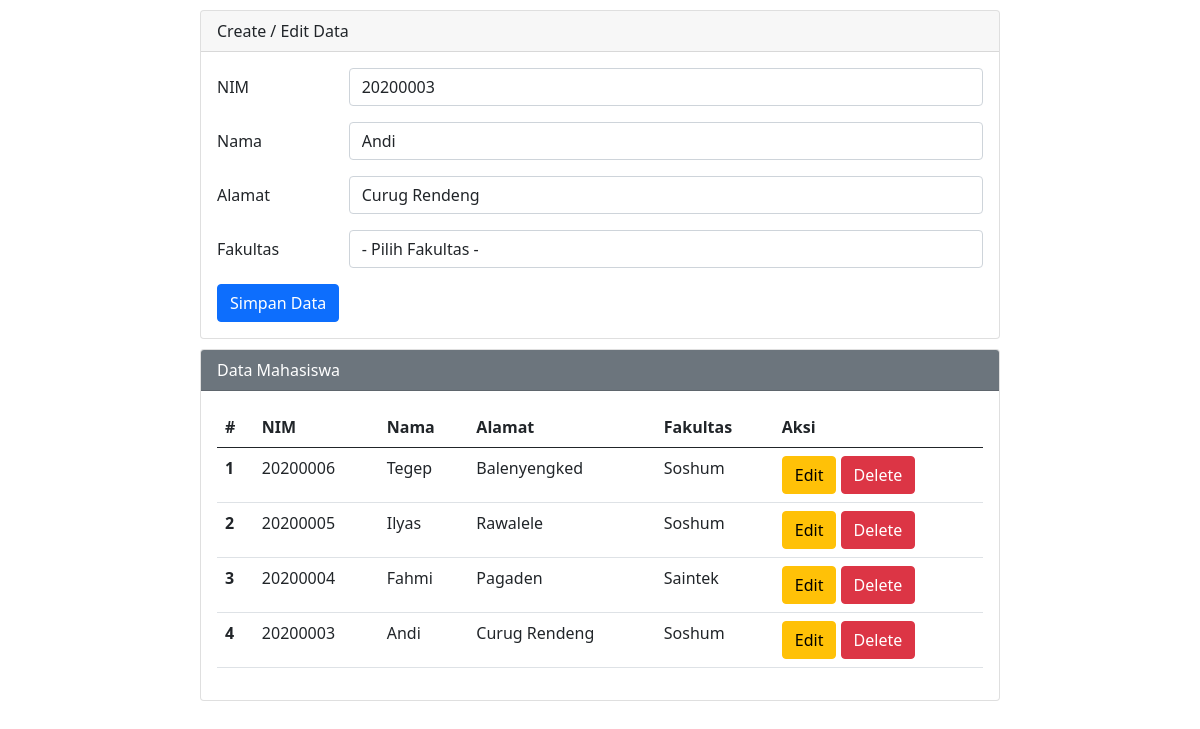
Screenshot of /ujian-php/index.php?op=edit&id=4 with the database file from the repository.
### tables this page shows
CREATE TABLE `mahasiswa` (
  `id` int(11) NOT NULL,
  `nim` varchar(25) NOT NULL,
  `nama` varchar(50) NOT NULL,
  `alamat` varchar(100) NOT NULL,
  `fakultas` varchar(25) NOT NULL
);

### ujian-php/index.php (the view, shortened to what this page needs)
<?php
$host       = "localhost";
$user       = "root";
$pass       = "";
$db         = "akademik";
$koneksi    = mysqli_connect($host, $user, $pass, $db);
$nim        = "";
$nama       = "";
$alamat     = "";
if (isset($_GET['op'])) {
    $op = $_GET['op'];
} else {
    $op = "";
}
if ($op == 'edit') {
    $id         = $_GET['id'];
    $sql1       = "select * from mahasiswa where id = '$id'";
    $q1         = mysqli_query($koneksi, $sql1);
    $r1         = mysqli_fetch_array($q1);
    $nim        = $r1['nim'];
    $nama       = $r1['nama'];
    $alamat     = $r1['alamat'];
}
?>
<!DOCTYPE html>
<html lang="en">
<head>
    <link href="https://cdn.jsdelivr.net/npm/bootstrap@5.0.0-beta2/dist/css/bootstrap.min.css" rel="stylesheet">
</head>
<body>
    <div class="mx-auto">
        <div class="card">
            <div class="card-header">
                Create / Edit Data
            </div>
            <div class="card-body">
                <form action="" method="POST">
                    <div class="mb-3 row">
                        <label for="nim" class="col-sm-2 col-form-label">NIM</label>
                        <div class="col-sm-10">
                            <input type="text" class="form-control" id="nim" name="nim" value="<?php echo $nim ?>">
                        </div>
                    </div>
                    <div class="mb-3 row">
                        <label for="nama" class="col-sm-2 col-form-label">Nama</label>
                        <div class="col-sm-10">
                            <input type="text" class="form-control" id="nama" name="nama" value="<?php echo $nama ?>">
                        </div>
                    </div>
                    <div class="mb-3 row">
                        <label for="alamat" class="col-sm-2 col-form-label">Alamat</label>
                        <div class="col-sm-10">
                            <input type="text" class="form-control" id="alamat" name="alamat" value="<?php echo $alamat ?>">
                        </div>
                    </div>
                    <div class="mb-3 row">
                        <label for="fakultas" class="col-sm-2 col-form-label">Fakultas</label>
                        <div class="col-sm-10">
                            <select class="form-control" name="fakultas" id="fakultas">
                                <option value="">- Pilih Fakultas -</option>
                            </select>
                        </div>
                    </div>
                    <div class="col-12">
                        <input type="submit" name="simpan" value="Simpan Data" class="btn btn-primary" />
                    </div>
                </form>
            </div>
        </div>
        <div class="card">
            <div class="card-header text-white bg-secondary">
                Data Mahasiswa
            </div>
            <div class="card-body">
                <table class="table">
                    <thead>
                        <tr>
                            <th scope="col">#</th>
                            <th scope="col">NIM</th>
                            <th scope="col">Nama</th>
                            <th scope="col">Alamat</th>
                            <th scope="col">Fakultas</th>
                            <th scope="col">Aksi</th>
                        </tr>
                    </thead>
                    <tbody>
                        <?php
                        $sql2   = "select * from mahasiswa order by id desc";
                        $q2     = mysqli_query($koneksi, $sql2);
                        $urut   = 1;
                        while ($r2 = mysqli_fetch_array($q2)) {
                            $id         = $r2['id'];
                            $nim        = $r2['nim'];
                            $nama       = $r2['nama'];
                            $alamat     = $r2['alamat'];
                            $fakultas   = $r2['fakultas'];
                        ?>
                            <tr>
                                <th scope="row"><?php echo $urut++ ?></th>
                                <td scope="row"><?php echo $nim ?></td>
                                <td scope="row"><?php echo $nama ?></td>
                                <td scope="row"><?php echo $alamat ?></td>
                                <td scope="row"><?php echo $fakultas ?></td>
                                <td scope="row">
                                    <a href="index.php?op=edit&id=<?php echo $id ?>"><button type="button" class="btn btn-warning">Edit</button></a>
                                    <a href="index.php?op=delete&id=<?php echo $id?>" onclick="return confirm('Yakin mau delete data?')"><button type="button" class="btn btn-danger">Delete</button></a>
                                </td>
                            </tr>
                        <?php
                        }
                        ?>
                    </tbody>
                </table>
            </div>
        </div>
    </div>
</body>
</html>

### ujian-php/index.php (style rules this page uses)
.mx-auto { width: 800px }
.card { margin-top: 10px; }

### rows the page displays
mahasiswa: nim "20200003", nama "Andi", alamat "Curug Rendeng", fakultas "Soshum"
mahasiswa: nim "20200006", nama "Tegep", alamat "Balenyengked", fakultas "Soshum"
mahasiswa: nim "20200005", nama "Ilyas", alamat "Rawalele", fakultas "Soshum"
mahasiswa: nim "20200004", nama "Fahmi", alamat "Pagaden", fakultas "Saintek"
